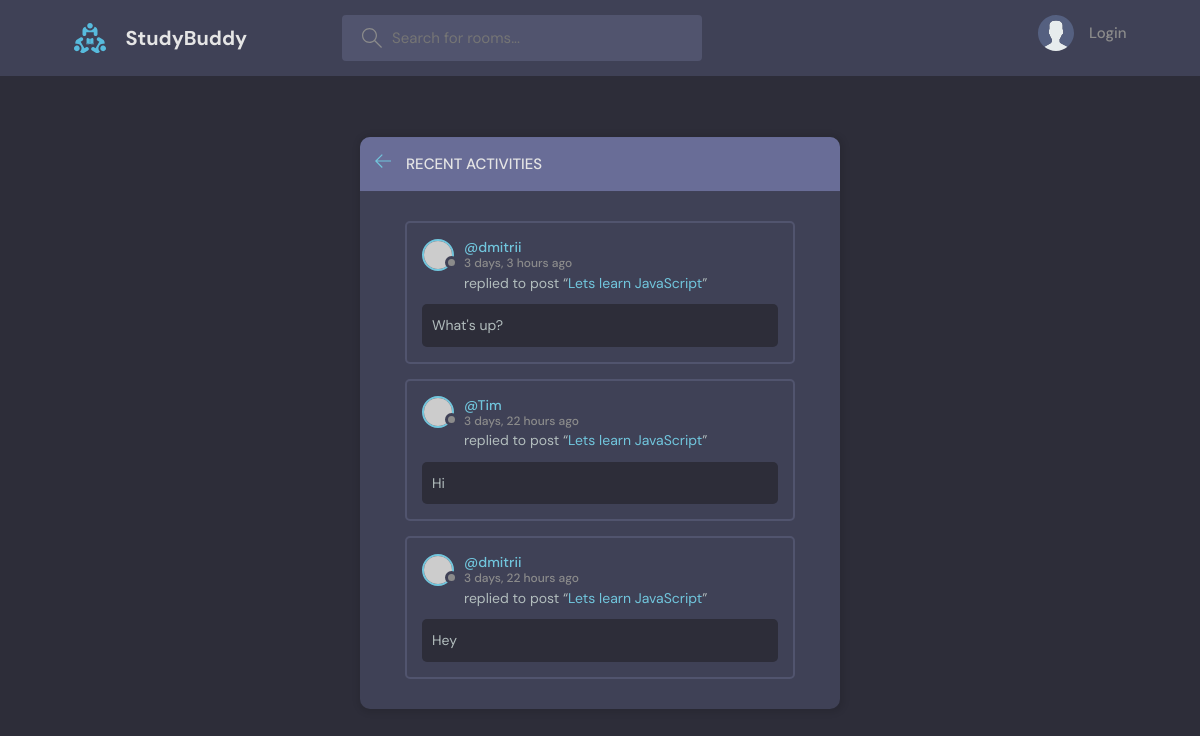
The page /recent_activities on the database as committed earlier.
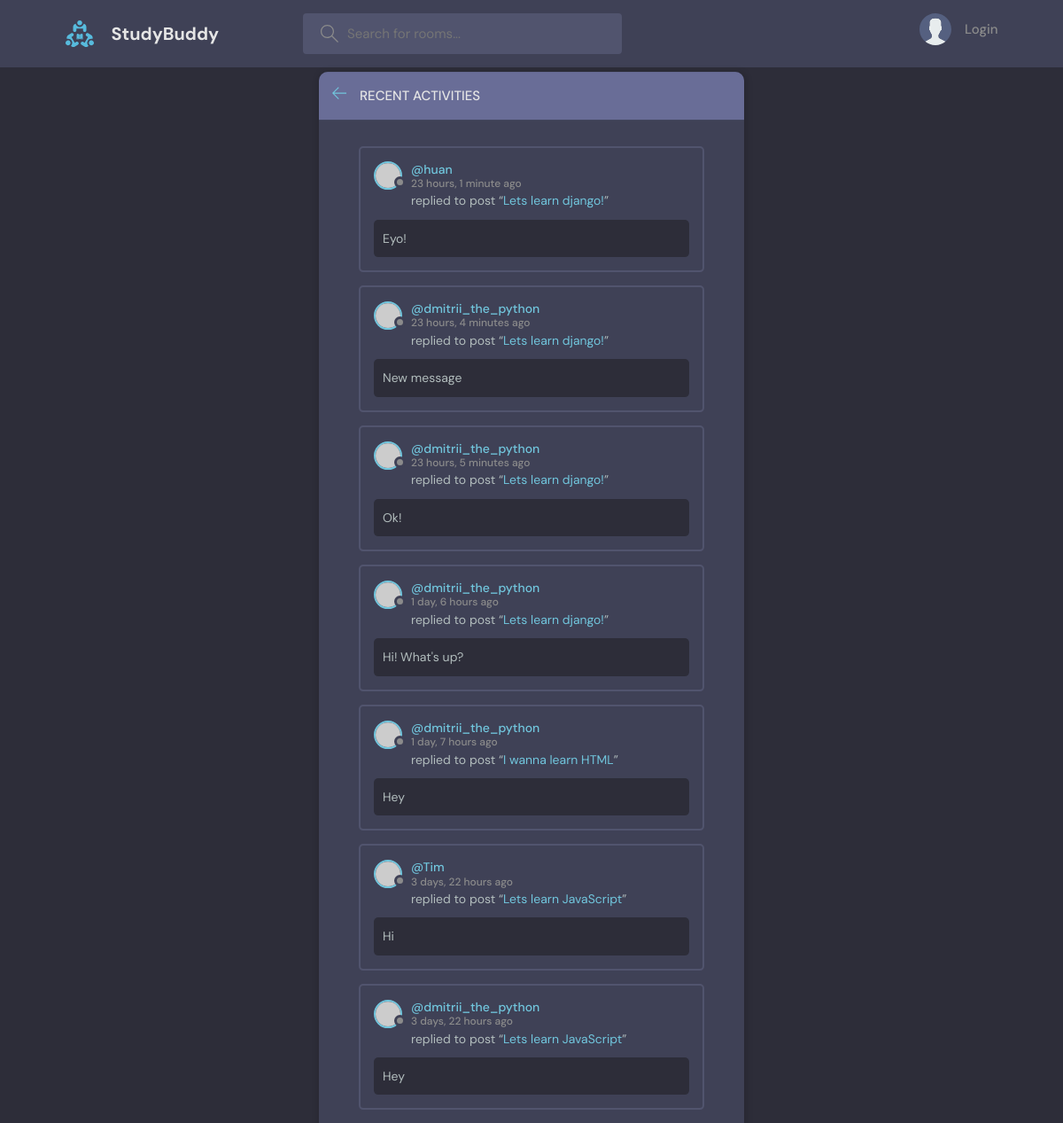
The same page on the database as committed later.
### base/models.py (models this page shows, shortened)
class Message(models.Model):
    user = models.ForeignKey(User, on_delete=models.CASCADE)
    room = models.ForeignKey(Room, on_delete=models.CASCADE)
    body = models.TextField()
    updated = models.DateTimeField(auto_now=True)
    created = models.DateTimeField(auto_now_add=True)
    class Meta:
        ordering = ['-updated', '-created']
    def __str__(self):
        return self.body[0:50]

class Room(models.Model):
    host = models.ForeignKey(User, on_delete=models.SET_NULL, null=True)
    topic = models.ForeignKey(Topic, on_delete=models.SET_NULL, null=True)
    name = models.CharField(max_length=200)
    description = models.TextField(null=True, blank=True)
    participants = models.ManyToManyField(User, related_name='participants', blank=True)
    updated = models.DateTimeField(auto_now=True)
    created = models.DateTimeField(auto_now_add=True)
    class Meta:
        ordering = ['-updated', '-created']

### base/views.py (the view)
# urls.py: path('recent_activities', views.recent_activities_page, name='recent_activities'),
def recent_activities_page(request):
    recent_messages = Message.objects.all()
    context = {
        'recent_messages': recent_messages,
    }
    return render(request, 'base/recent_activities.html', context=context)

### base/templates/base/recent_activities.html (shortened to what this page needs)
{% extends 'base/main.html' %}
{% block content %}
    <main class="layout">
        <div class="container">
            <div class="layout__box">
                <div class="layout__boxHeader">
                    <div class="layout__boxTitle">
                        <a href="{% url 'home' %}">
                            <svg version="1.1" xmlns="http://www.w3.org/2000/svg" width="32" height="32"
                                 viewBox="0 0 32 32">
                                <title>arrow-left</title>
                                <path
                                        d="M13.723 2.286l-13.723 13.714 13.719 13.714 1.616-1.611-10.96-10.96h27.625v-2.286h-27.625l10.965-10.965-1.616-1.607z"
                                ></path>
                            </svg>
                        </a>
                        <h3>Recent Activities</h3>
                    </div>
                </div>
                <div class="activities-page layout__body">
                    {% for message in recent_messages %}
                        <div class="activities__box">
                            <div class="activities__boxHeader roomListRoom__header">
                                <a href="{% url 'user-profile' message.user.id %}" class="roomListRoom__author">
                                    <div class="avatar avatar--small">
                                        <img src="https://randomuser.me/api/portraits/women/11.jpg" alt="" />
                                    </div>
                                    <p>
                                        @{{ message.user.username }}
                                        <span>{{ message.updated|timesince }} ago</span>
                                    </p>
                                </a>
                            </div>
                            <div class="activities__boxContent">
                                <p>replied to post “<a href="{% url 'room' message.room.id  %}">{{ message.room.name }}</a>”</p>
                                <div class="activities__boxRoomContent">
                                    {{ message }}{% if message|length > 80 %}...{% endif %}
                                </div>
                            </div>
                        </div>
                    {% endfor %}
                </div>
            </div>
        </div>
    </main>
{% endblock content %}

### base/templates/base/main.html (shortened to what this page needs)
<!DOCTYPE html>
{% load static %}
<html lang="en">
<head>
    <link rel="stylesheet" type="text/css" href="{% static 'base/styles/style.css' %}"/>
</head>
<body>
{% include 'base/navbar.html' %}
{% block content %}
{% endblock content %}
</body>
</html>

### base/templates/base/navbar.html (shortened to what this page needs)
{% load static %}
<header class="header header--loggedIn">
    <div class="container">
        <a href="{% url 'home' %}" class="header__logo">
            <img src="{% static 'base/assets/logo.svg' %}" alt=""/>
            <h1>StudyBuddy</h1>
        </a>
        <form class="header__search" method="GET" action="{% url 'home' %}">
            <label>
                <input type="text" name="q" placeholder="Search for rooms..."/>
            </label>
        </form>
        <nav class="header__menu">
            {% if not request.user.is_authenticated %}
                <a href="{% url 'login' %}">
                    <img src="{% static 'base/assets/avatar.svg' %}" alt=""/>
                    <p>Login</p>
                </a>
            {% endif %}
        </nav>
    </div>
</header>

### base/static/base/styles/style.css (style rules this page uses)
:root { --color-main: #71c6dd; --color-main-light: #e1f6fb; --color-dark: #3f4156; --color-dark-medium: #51546e; --color-dark-light: #696d97; --color-light: #e5e5e5; --color-gray: #8b8b8b; --color-light-gray: #b2bdbd; --color-bg: #2d2d39; --color-success: #5dd693; --color-error: #fc4b0b; }
* { font-family: "DM Sans", -apple-system, BlinkMacSystemFont, "Segoe UI", Roboto, Oxygen, Ubuntu, Cantarell, "Open Sans", "Helvetica Neue", sans-serif; margin: 0; padding: 0; box-sizing: border-box; text-rendering: optimizeLegibility; font-size: inherit; }
html { font-size: 56.25%; }
@media only screen and (min-width: 1200px) { html { font-size: 62.5%; } }
body { line-height: 1.6; font-weight: 400; font-size: 1.5rem; color: var(--color-light-gray); background-color: var(--color-bg); min-height: 100vh; }
img { width: 100%; }
a { display: inline-block; color: var(--color-main); text-decoration: none; }
.container { max-width: 120rem; width: 90%; margin: auto; }
.avatar { position: relative; display: inline-block; border-radius: 50%; border: 2px solid var(--color-main); }
.avatar img { display: block; border-radius: 50%; object-fit: cover; object-position: center; }
.avatar::after { content: ""; display: block; position: absolute; background-color: var(--color-gray); z-index: 111; border-radius: 50%; border: 0.3rem solid var(--color-dark); }
.avatar.avatar--small img { width: 2.8rem; height: 2.8rem; }
.avatar.avatar--small:after { width: 0.7rem; height: 0.7rem; bottom: 0px; right: -6px; }
.header { padding: 1.5rem; background-color: var(--color-dark); }
.header > .container { display: flex; gap: 9.5rem; }
.header__logo, .header__user { display: flex; gap: 2rem; align-items: center; }
.header__logo > img { height: 3.2rem; width: 3.2rem; }
.header__logo > h1 { font-weight: 700; font-size: 2rem; color: var(--color-light); }
.header__search > label { background-color: var(--color-dark-medium); padding: 1.3rem 1rem; display: flex; align-items: center; gap: 1rem; border-radius: 4px; }
.header__search svg { fill: var(--color-gray); width: 2rem; height: 2rem; margin-left: 1rem; }
.header__search input { width: 30rem; background: transparent; border: none; outline: none; color: var(--color-light); }
.header__menu { margin-left: auto; position: relative; }
.header__menu a { display: flex; gap: 1.5rem; align-items: center; font-weight: 500; text-decoration: none; color: var(--color-gray); }
.header__menu img { height: 3.6rem; }
.header__menu p { line-height: 1.2; }
.layout { margin-top: 2.4rem; }
.layout > .container { display: flex; justify-content: space-between; align-items: flex-start; }
.layout__box { width: 90%; max-width: 48rem; min-height: 40rem; position: absolute; top: 50%; left: 50%; transform: translate(-50%, -46%); background-color: var(--color-dark); border-radius: 1rem; box-shadow: 1px 1px 6px 3px rgba(0, 0, 0, 0.1); overflow: hidden; }
.layout__boxHeader { display: flex; padding: 1.5rem; background-color: var(--color-dark-light); }
.layout__boxTitle { display: flex; gap: 1.5rem; align-items: center; }
.layout__boxTitle h3 { text-transform: uppercase; font-weight: 500; color: var(--color-light); }
.layout__boxTitle svg { width: 1.6rem; height: 1.6rem; fill: var(--color-main); }
.layout__body { margin: 3rem; }
.roomListRoom__header { display: flex; justify-content: space-between; align-items: center; }
.roomListRoom__author { font-weight: 500; display: flex; align-items: center; gap: 1rem; }
.activities__box { margin: 1.5rem; padding: 1.5rem; border: 2px solid var(--color-dark-medium); border-radius: 5px; }
.activities__boxHeader p { font-size: 1.4rem; line-height: 1.3; }
.activities__boxHeader p span { color: var(--color-gray); font-size: 1.2rem; display: block; }
.activities__boxContent { margin-left: 4.2rem; }
.activities__boxContent { font-size: 1.4rem; }
.activities__boxRoomContent { background: var(--color-bg); padding: 1rem; border-radius: 5px; margin-top: 1rem; margin-left: -4.2rem; }

Rows that differ between the two databases and show on the page:
removed Message: user.username "dmitrii", updated "3 days, 3 hours", room.name "Lets learn JavaScript", body "What's up?"
added Message: user.username "huan", updated "23 hours, 1 minute", room.name "Lets learn django!", body "Eyo!"
added Message: user.username "dmitrii_the_python", updated "23 hours, 4 minutes", room.name "Lets learn django!", body "New message"
added Message: user.username "dmitrii_the_python", updated "23 hours, 5 minutes", room.name "Lets learn django!", body "Ok!"
added Message: user.username "dmitrii_the_python", updated "1 day, 6 hours", room.name "Lets learn django!", body "Hi! What's up?"
added Message: user.username "dmitrii_the_python", updated "1 day, 7 hours", room.name "I wanna learn HTML", body "Hey"
changed through a linked row, Message (number 7 of 7 on the later page): user.username "dmitrii" → "dmitrii_the_python"
